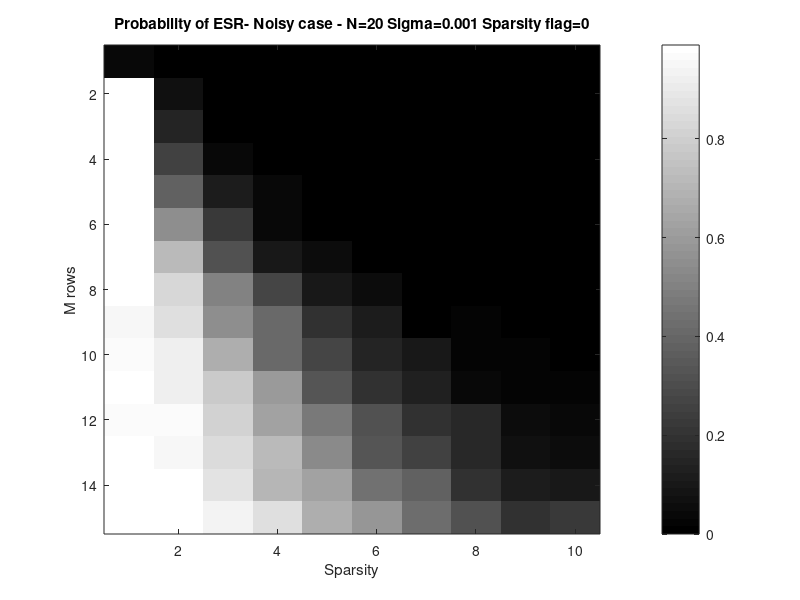
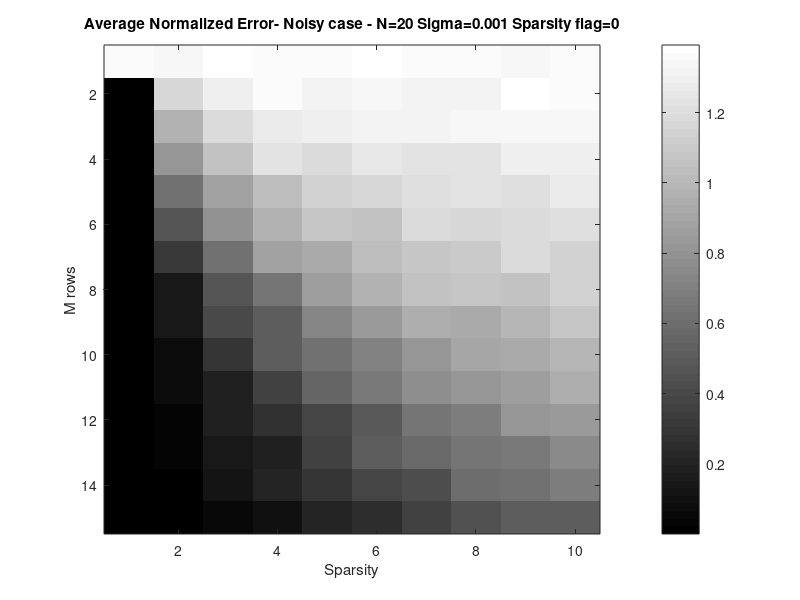

Write MATLAB code to recreate these figures, in order. (Note: this script raises an error after producing the figures.)
clc
close all
clear all

%Experimental setup

%-----------------
%Control Variables pt1

n_iter=200;
N_set=[20,50,100];
num_fig=1;
n_sigma_set=[1e-3,0.1];

%---------------------------Noisy case begins here-------------------------

sparsity_flag_set=[0,1];
%______________________________________________________________________
% sparsity_flag=0 cCORRESPONDS TO SPARSITY KNOWN CASE
% sparsity_flag=1 cCORRESPONDS TO SPARSITY UNKNOWN CASE
%______________________________________________________________________
for n_sigma=n_sigma_set
    for N=N_set
        %-----------------
        %Control Variables pt2
        M_lim=ceil(0.75*N);
        residue_limit=1e-6;
        noisy_residue_limit=residue_limit*100;
        success_limit=0.001;
        noisy_success_limit=1*success_limit;
        mu_A=0.4;
        sigma_A=1;
        n_mean=0;
        n_sigma_set=[1e-3,0.1];
        smax=floor(N/2);
        
        %-----------------
        for sparsity_flag=sparsity_flag_set
            norm_error_noisy=zeros(M_lim,smax);
            esr_noisy=zeros(M_lim,smax);
            for run=1:n_iter
                for M=1:M_lim
                    for support_length=1:smax
                        %Creating A with dimensions M=5, N=100
                        A=mu_A + sigma_A*randn(M,N);
                        normalize=sqrt(sum(A.^2,1));
                        [mdim_A,ndim_A]=size(A);
                        for i=1:ndim_A
                            A(:,i)=A(:,i)./normalize(i);             %Normalizing the columns of A
                        end
                        
                        %Begin generation of x
                        support_A=randi([1 N],[1 support_length]);   %Described as S in the question
                        sp1_length=randi([1 length(support_A)]);   %Number of elements lying in the range[-10,-1] are chosen randomly
                        sp2_length=length(support_A)-sp1_length;   %Number of elements lying in the range [1,10] = length(Support)-Number of elements lying in the range[-10,-1]
                        sp1=-10+9.*rand(1,sp1_length);              %Elements in the range[-10,-1]
                        sp2=1+9.*rand(1,sp2_length);                %Elements in the range[1,10]
                        sparse_elements=[sp1 sp2];
                        x=zeros(1,N);
                        idx_count=1;
                        for i=support_A
                            x(i)=sparse_elements(idx_count);
                            idx_count=idx_count+1;
                        end
                        x=x';                               %X has dimensions Nx1
                        %End generation of x
                        
                        %Begin generation of noise
                        n=n_mean + n_sigma.*randn([M 1]);
                        %End generation of noise
                        
                        %-----------------------------SPARSE RECOVERY-----------------------------%
                        r=A*x+n;
                        A_new=[];
                        y=A*x+n;
                        x_rec_idx=zeros([N 1]);
                        max_index_array=[];
                        x_rec=zeros(size(x));
                        disp(sprintf('Noisy run= %d , Spars= %d , M= %d, Sig=%d, Flag=%d',run,support_length,M,n_sigma,sparsity_flag))
                        maxrun=0;
                        min_rec_flag=0;
                        %             while(max(abs(r)>residue_limit)==1 && maxrun<=100)
                        if sparsity_flag==0     %Sparsity known case
                            while(max(abs(r)>noisy_residue_limit)==1 && nnz(x)>nnz(x_rec_idx)&& maxrun<=100)
                                w=A'*r;
                                [~,sp_idx]=max(abs(w));         %Taking absolute value of lambda
                                max_index_array=[max_index_array sp_idx];
                                A_new=[A_new A(:,sp_idx)];
                                l_p=pinv(A_new)*y;
                                x_rec_idx(sp_idx)=1;            %Storing the indices where sparse elements are present
                                r=y-A_new*l_p;
                                %                                 A(:,sp_idx)=[];
                                maxrun=maxrun+1;
                            end
                            x_rec(max_index_array)=l_p;
                            norm_error_noisy(M,support_length)=norm_error_noisy(M,support_length)+(norm(x-x_rec)/norm(x)/n_iter);
                            %----------------Condition for recovery------------------%
                            if norm(x-x_rec)/norm(x)<=noisy_success_limit
                                esr_noisy(M,support_length)=esr_noisy(M,support_length)+1/n_iter;
                            end
                        else %Sparsity unknown case
                            maxrun=0;
                            max_index_array=[];
                            while(max(abs(r)>norm(n))==1&& maxrun<=100 &&min_run_flag==0)
                                w=A'*r;
                                [~,sp_idx]=max(abs(w));         %Taking absolute value of lambda
                                max_index_array=[max_index_array sp_idx];
                                A_new=[A_new A(:,sp_idx)];
                                l_p=pinv(A_new)*y;
                                x_rec_idx(sp_idx)=1;            %Storing the indices where sparse elements are present
                                r=y-A_new*l_p;
                                min_run_flag=min_run_flag+1;
                                maxrun=maxrun+1;
                            end
                            x_rec(max_index_array)=l_p;
                            norm_error_noisy(M,support_length)=norm_error_noisy(M,support_length)+(norm(x-x_rec)/norm(x)/n_iter);
                            %----------------Condition for recovery------------------%
                            if norm(x-x_rec)/norm(x)<=(noisy_success_limit)
                                esr_noisy(M,support_length)=esr_noisy(M,support_length)+1/n_iter;
                            end
                        end
                    end
                    
                end
            end
            figure(num_fig)
            imagesc(esr_noisy)
            colormap('gray')
            title(['Probability of ESR- Noisy case - N=',num2str(N),' Sigma=',num2str(n_sigma), ' Sparsity flag=',num2str(sparsity_flag)])
            xlabel('Sparsity')
            ylabel('M rows')
            colorbar
            num_fig=num_fig+1;
            
            figure(num_fig)
            imagesc(norm_error_noisy)
            title(['Average Normalized Error- Noisy case - N=',num2str(N),' Sigma=',num2str(n_sigma),' Sparsity flag=',num2str(sparsity_flag)])
            colormap('gray')
            xlabel('Sparsity')
            ylabel('M rows')
            colorbar
            num_fig=num_fig+1;
        end
    end
end